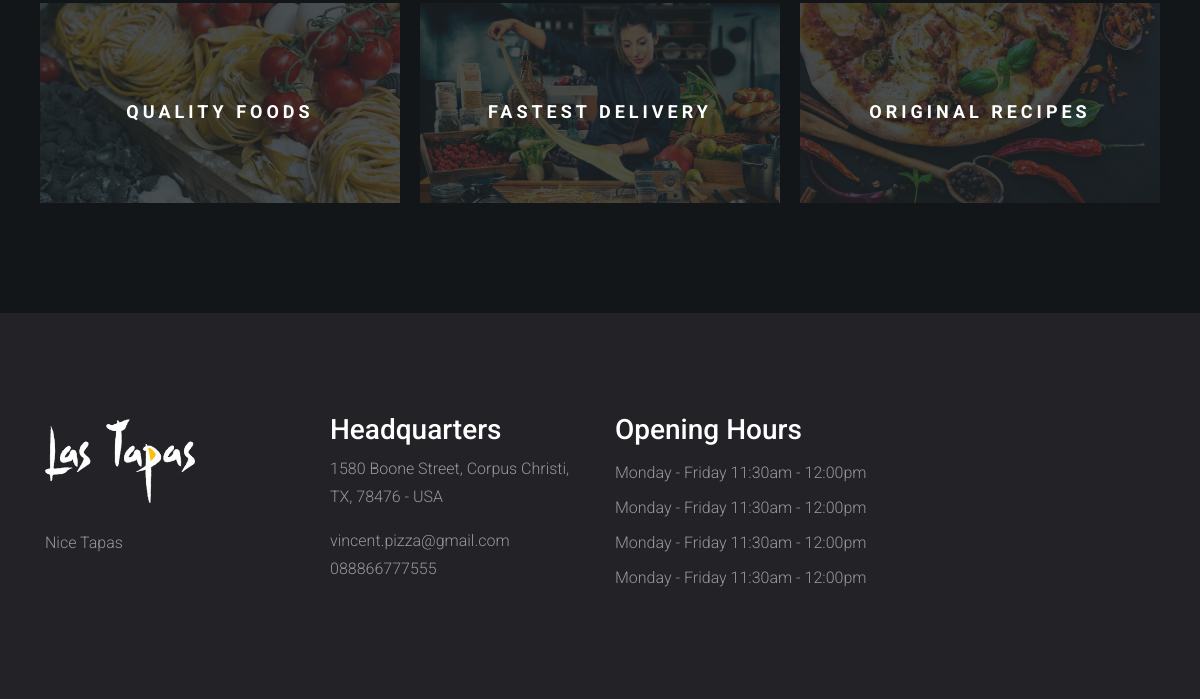
/ (lower part), run on an earlier commit of the app's database.
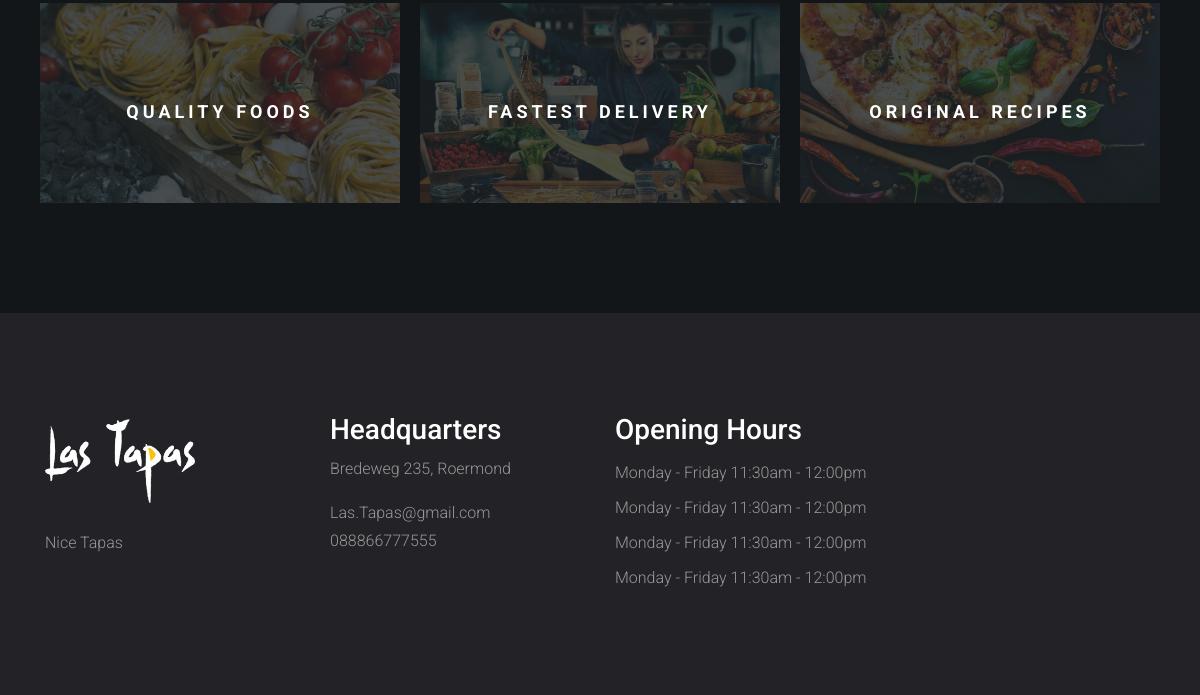
And on a later commit of the database.
### tables this page shows
CREATE TABLE `website_settings` (
  `option_id` int(5) NOT NULL,
  `option_name` varchar(255) NOT NULL,
  `option_value` varchar(255) NOT NULL
);

### index.php (the view, shortened to what this page needs)
<?php
    include "connect.php";
    include "Includes/templates/header.php";
    $stmt_web_settings = $con->prepare("SELECT * FROM website_settings");
    $stmt_web_settings->execute();
    $web_settings = $stmt_web_settings->fetchAll();
    $restaurant_email = "";
    $restaurant_address = "";
    $restaurant_phonenumber = "";
    foreach ($web_settings as $option)
    {
        if($option['option_name'] == 'restaurant_name')
        {
            $restaurant_name = $option['option_value'];
        }
        elseif($option['option_name'] == 'restaurant_email')
        {
            $restaurant_email = $option['option_value'];
        }
        elseif($option['option_name'] == 'restaurant_phonenumber')
        {
            $restaurant_phonenumber = $option['option_value'];
        }
        elseif($option['option_name'] == 'restaurant_address')
        {
            $restaurant_address = $option['option_value'];
        }
    }
?>
	<section class="our_qualities_v2">
		<div class="container">
			<div class="row">
				<div class="col-md-4" style="padding: 10px;">
					<div class="quality quality_1">
						<div class="text_inside_quality">
							<h5>Quality Foods</h5>
						</div>
					</div>
				</div>
				<div class="col-md-4" style="padding: 10px;">
					<div class="quality quality_2">
						<div class="text_inside_quality">
							<h5>Fastest Delivery</h5>
						</div>
					</div>
				</div>
				<div class="col-md-4" style="padding: 10px;">
					<div class="quality quality_3">
						<div class="text_inside_quality">
							<h5>Original Recipes</h5>
						</div>
					</div>
				</div>
			</div>
		</div>
	</section>
    <section class="widget_section" style="background-color: #222227;padding: 100px 0;">
        <div class="container">
            <div class="row">
                <div class="col-lg-3 col-md-6">
                    <div class="footer_widget">
                        <img src="Design/images/restaurant-logo.png" alt="Restaurant Logo" style="width: 150px;margin-bottom: 20px;">
                        <p>
                            Nice Tapas
                        </p>
                    </div>
                </div>
                <div class="col-lg-3 col-md-6">
                     <div class="footer_widget">
                        <h3>Headquarters</h3>
                        <p>
                            <?php echo $restaurant_address; ?>
                        </p>
                        <p>
                            <?php echo $restaurant_email; ?>
                            <br>
                            <?php echo $restaurant_phonenumber; ?>
                        </p>
                     </div>
                </div>
                <div class="col-lg-3 col-md-6">
                    <div class="footer_widget">
                        <h3>
                            Opening Hours
                        </h3>
                        <ul class="opening_time">
                            <li>Monday - Friday 11:30am - 12:00pm</li>
                            <li>Monday - Friday 11:30am - 12:00pm</li>
                            <li>Monday - Friday 11:30am - 12:00pm</li>
                            <li>Monday - Friday 11:30am - 12:00pm</li>
                        </ul>
                    </div>
                </div>
            </div>
        </div>
    </section>

What changed in the data, as far as the page shows it:
changed website_settings: option_value "1580 Boone Street, Corpus Christi, TX, 78476 - USA" → "Bredeweg 235, Roermond"
changed website_settings: option_value "vincent.pizza@gmail.com" → "Las.Tapas@gmail.com"
